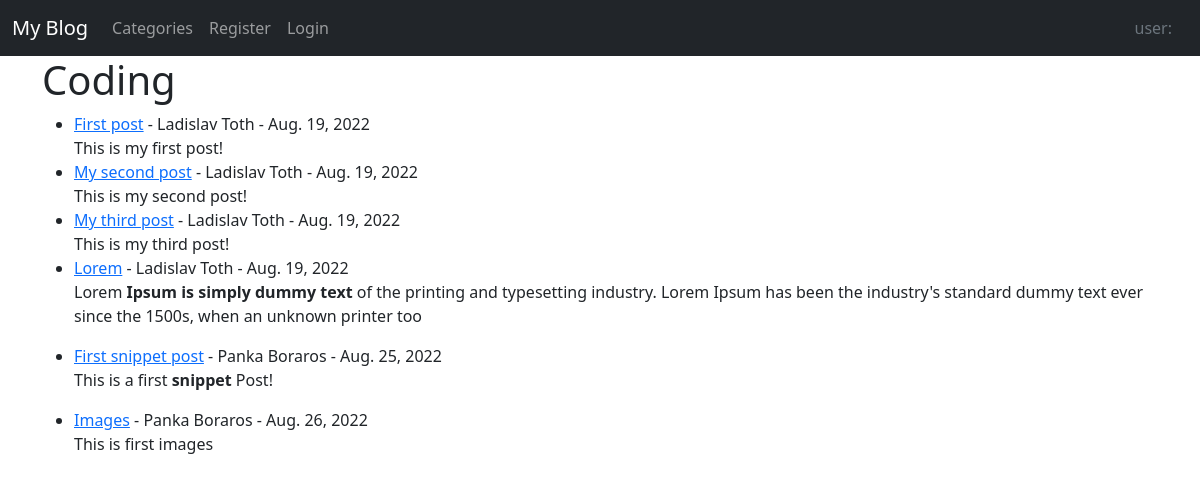
/category/coding/, run on the app's committed database.
### theblog/models.py (models this page shows, shortened)
class Post(models.Model):
    title = models.CharField(max_length=255)
    header_image = models.ImageField(null=True, blank=True, upload_to='images/')
    title_tag = models.CharField(max_length=255)
    author = models.ForeignKey(User, on_delete=models.CASCADE)
    body = RichTextField(blank=True, null=True)
    post_date = models.DateField(auto_now_add=True)
    category = models.CharField(max_length=255, default='coding')
    snippet = models.CharField(max_length=255)
    likes = models.ManyToManyField(User, related_name='blog_posts')

### theblog/views.py (the view)
# urls.py: path('category/<str:cats>/', CategoryView, name='category'),
def CategoryView(request, cats):
    category_posts = Post.objects.filter(category=cats.replace('-', ' '))
    return render(request, 'categories.html', {'cats': cats.title().replace('-', ' '), 'category_posts': category_posts})

### theblog/templates/categories.html (shortened to what this page needs)
{% extends 'base.html' %}
{% block content %}
{% if category_posts %}
    <h1>{{ cats }}</h1>
    <ul>
        {% for post in category_posts %}
            <li><a href="{% url 'article-detail' post.pk %}">{{ post.title }}</a> -
                {{ post.author.first_name}}
                {{ post.author.last_name}} -
                {{ post.post_date }}
                <br/>
            {{ post.body|slice:':200'|safe }}</li>
        {% endfor %}
    </ul>
{% else %}
    <h2>Sorry this page does not exist...</h2>
{% endif %}
{% endblock content %}

### data on the page
Post: title "First post", author.first_name "Ladislav", author.last_name "Toth", post_date "Aug. 19, 2022", body "This is my first post!"
Post: title "My second post", author.first_name "Ladislav", author.last_name "Toth", post_date "Aug. 19, 2022", body "This is my second post!"
Post: title "My third post", author.first_name "Ladislav", author.last_name "Toth", post_date "Aug. 19, 2022", body "This is my third post!"
Post: title "Lorem", author.first_name "Ladislav", author.last_name "Toth", post_date "Aug. 19, 2022", body "Lorem Ipsum is simply dummy text of the printing and typesetting industry. Lorem Ipsum has been the industry's standard dummy text ever since the 1500s, when an unknown printer too"
Post: title "First snippet post", author.first_name "Panka", author.last_name "Boraros", post_date "Aug. 25, 2022", body "This is a first snippet Post!"
Post: title "Images", author.first_name "Panka", author.last_name "Boraros", post_date "Aug. 26, 2022", body "This is first images"

### other printed values
{{ cats }} "Coding"
